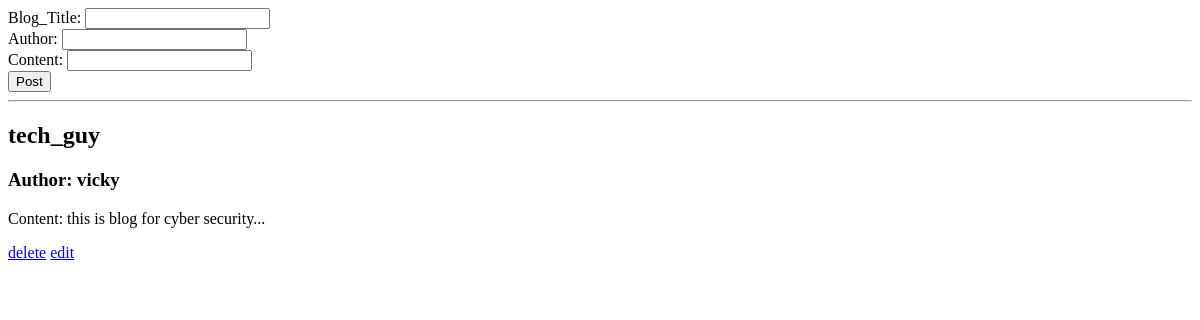
Page /home on the earlier database version.
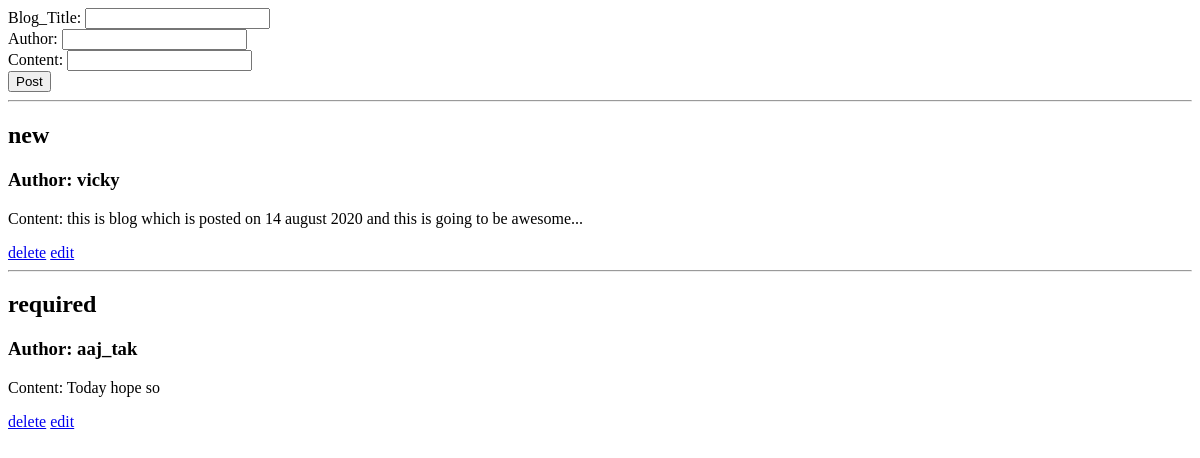
Same page on the later database version.
### app.py (models this page shows, shortened)
class blog(db.Model):
    id=db.Column(db.Integer, primary_key=True)
    Blog_title=db.Column(db.String(100), nullable=False)
    Author=db.Column(db.String(100),nullable=False)
    Content=db.Column(db.Text, nullable=False)
    date_posted=db.Column(db.DateTime, default=datetime.utcnow)

### app.py (the view)
@app.route('/home', methods=['GET','POST'])
def index():
    if request.method == 'POST':
        title=request.form['title']
        author=request.form['author']
        content=request.form['content']
        new_post=blog(Blog_title=title,Author=author,Content=content)
        db.session.add(new_post)
        db.session.commit()
        return redirect('/home')
    else:
        all_post=blog.query.order_by(blog.date_posted).all()
        return render_template('index.html',posts=all_post)

### templates/index.html (shortened to what this page needs)
{% extends 'base.html' %}
{% block body %}
    <form action="/home" method="POST">
        Blog_Title: <input type="text" id="title" name="title" required><br>
        Author:     <input type="text" id="author" name="author" required><br>
        Content:    <input type="text" id="content" name="content" required><br>
        <input type="submit" id="post" value="Post">
    </form>
    {% for post in posts %}
     <hr>
     <h2>{{post.Blog_title}}</h2>
     <h3>Author: {{post.Author}}</h3>
     <p>Content: {{post.Content}}</p>
     <a href="/home/delete/{{post.id}}">delete</a>
     <a href="/home/edit/{{post.id}}">edit</a>
    {% endfor %}
{% endblock %}

### templates/base.html (shortened to what this page needs)
<!DOCTYPE html>
<html lang="en">
<head>
</head>
<body>
    {% block body %} {% endblock %}
</body>
</html>

Differences in the rows shown:
removed blog: Blog_title "tech_guy", Author "vicky", Content "this is blog for cyber security..."
added blog: Blog_title "new", Author "vicky", Content "this is blog which is posted on 14 august 2020 and this is going to be awesome..."
added blog: Blog_title "required", Author "aaj_tak", Content "Today hope so"
